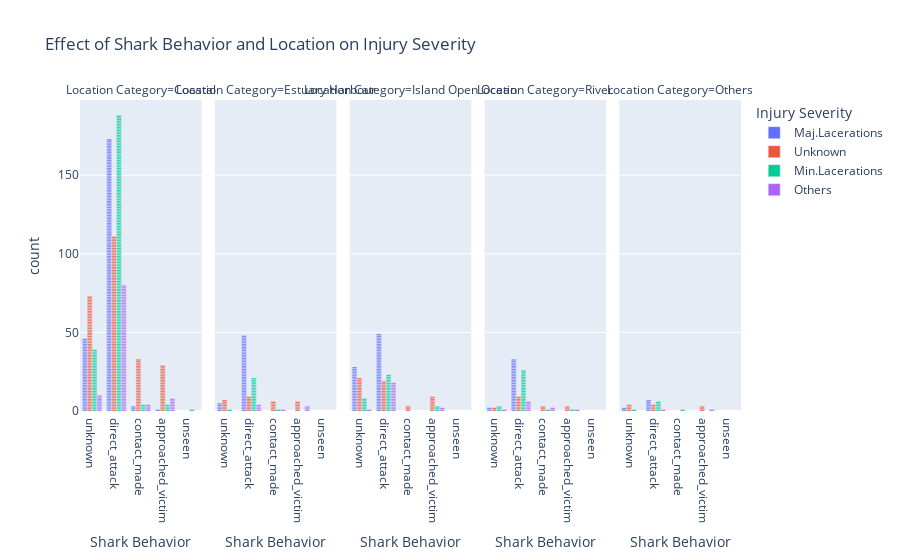

The cell this chart's notebook holds for it:
### Code cell
# Effect of Shark Behavior and Location on Injury Severity
behavior_severity_data = df[['shark_behaviour_generic', 'site_category_cleaned', 'injury_severity']].dropna()

# Create a grouped bar chart for behavior, location, and injury severity
severity_fig = px.bar(
    behavior_severity_data,
    x='shark_behaviour_generic',
    color='injury_severity',
    facet_col='site_category_cleaned',
    title='Effect of Shark Behavior and Location on Injury Severity',
    labels={
        'shark_behaviour_generic': 'Shark Behavior',
        'injury_severity': 'Injury Severity',
        'site_category_cleaned': 'Location Category'
    },
    barmode='group',
)

# Display the bar chart
severity_fig.show()

### Figure 1 — Plotly figure (JSON) as saved in the notebook; plotly's stock layout.template omitted (floating-point values rounded to 4 significant figures; data arrays with more than 128 entries replaced by an {"elided": "..."} marker saying what was removed)
{"data": [{"alignmentgroup": "True", "hovertemplate": "Injury Severity=Maj.Lacerations<br>Location Category=Coastal<br>Shark Behavior=%{x}<br>count=%{y}<extra></extra>", "legendgroup": "Maj.Lacerations", "marker": {"color": "#636efa", "pattern": {"shape": ""}}, "name": "Maj.Lacerations", "offsetgroup": "Maj.Lacerations", "orientation": "v", "showlegend": true, "textposition": "auto", "type": "bar", "x": {"elided": "223 str values"}, "xaxis": "x", "y": {"elided": "223 int values"}, "yaxis": "y"}, {"alignmentgroup": "True", "hovertemplate": "Injury Severity=Maj.Lacerations<br>Location Category=Estuary Harbour<br>Shark Behavior=%{x}<br>count=%{y}<extra></extra>", "legendgroup": "Maj.Lacerations", "marker": {"color": "#636efa", "pattern": {"shape": ""}}, "name": "Maj.Lacerations", "offsetgroup": "Maj.Lacerations", "orientation": "v", "showlegend": false, "textposition": "auto", "type": "bar", "x": ["unknown", "direct_attack", "direct_attack", "direct_attack", "direct_attack", "direct_attack", "direct_attack", "direct_attack", "direct_attack", "direct_attack", "direct_attack", "direct_attack", "direct_attack", "direct_attack", "direct_attack", "direct_attack", "direct_attack", "direct_attack", "direct_attack", "direct_attack", "direct_attack", "direct_attack", "direct_attack", "direct_attack", "direct_attack", "direct_attack", "direct_attack", "direct_attack", "direct_attack", "direct_attack", "direct_attack", "direct_attack", "unknown", "unknown", "direct_attack", "direct_attack", "direct_attack", "unknown", "direct_attack", "direct_attack", "direct_attack", "direct_attack", "direct_attack", "direct_attack", "direct_attack", "direct_attack", "direct_attack", "direct_attack", "direct_attack", "direct_attack", "unknown", "direct_attack", "direct_attack"], "xaxis": "x2", "y": [1, 1, 1, 1, 1, 1, 1, 1, 1, 1, 1, 1, 1, 1, 1, 1, 1, 1, 1, 1, 1, 1, 1, 1, 1, 1, 1, 1, 1, 1, 1, 1, 1, 1, 1, 1, 1, 1, 1, 1, 1, 1, 1, 1, 1, 1, 1, 1, 1, 1, 1, 1, 1], "yaxis": "y2"}, {"alignmentgroup": "True", "hovertemplate": "Injury Severity=Maj.Lacerations<br>Location Category=Island Open Ocean<br>Shark Behavior=%{x}<br>count=%{y}<extra></extra>", "legendgroup": "Maj.Lacerations", "marker": {"color": "#636efa", "pattern": {"shape": ""}}, "name": "Maj.Lacerations", "offsetgroup": "Maj.Lacerations", "orientation": "v", "showlegend": false, "textposition": "auto", "type": "bar", "x": ["direct_attack", "direct_attack", "direct_attack", "direct_attack", "unknown", "unknown", "direct_attack", "direct_attack", "direct_attack", "direct_attack", "direct_attack", "direct_attack", "direct_attack", "direct_attack", "direct_attack", "unknown", "unknown", "unknown", "unknown", "direct_attack", "unknown", "unknown", "direct_attack", "unknown", "unknown", "unknown", "direct_attack", "unknown", "unknown", "unknown", "direct_attack", "direct_attack", "direct_attack", "direct_attack", "direct_attack", "unknown", "direct_attack", "direct_attack", "direct_attack", "direct_attack", "direct_attack", "direct_attack", "direct_attack", "direct_attack", "direct_attack", "unknown", "direct_attack", "direct_attack", "direct_attack", "direct_attack", "unknown", "direct_attack", "direct_attack", "direct_attack", "direct_attack", "direct_attack", "direct_attack", "direct_attack", "unknown", "unknown", "unknown", "unknown", "unknown", "direct_attack", "unknown", "direct_attack", "direct_attack", "direct_attack", "direct_attack", "direct_attack", "unknown", "direct_attack", "direct_attack", "unknown", "unknown", "unknown", "unknown"], "xaxis": "x3", "y": [1, 1, 1, 1, 1, 1, 1, 1, 1, 1, 1, 1, 1, 1, 1, 1, 1, 1, 1, 1, 1, 1, 1, 1, 1, 1, 1, 1, 1, 1, 1, 1, 1, 1, 1, 1, 1, 1, 1, 1, 1, 1, 1, 1, 1, 1, 1, 1, 1, 1, 1, 1, 1, 1, 1, 1, 1, 1, 1, 1, 1, 1, 1, 1, 1, 1, 1, 1, 1, 1, 1, 1, 1, 1, 1, 1, 1], "yaxis": "y3"}, {"alignmentgroup": "True", "hovertemplate": "Injury Severity=Maj.Lacerations<br>Location Category=River<br>Shark Behavior=%{x}<br>count=%{y}<extra></extra>", "legendgroup": "Maj.Lacerations", "marker": {"color": "#636efa", "pattern": {"shape": ""}}, "name": "Maj.Lacerations", "offsetgroup": "Maj.Lacerations", "orientation": "v", "showlegend": false, "textposition": "auto", "type": "bar", "x": ["direct_attack", "direct_attack", "direct_attack", "direct_attack", "direct_attack", "direct_attack", "direct_attack", "direct_attack", "direct_attack", "direct_attack", "direct_attack", "direct_attack", "direct_attack", "direct_attack", "direct_attack", "direct_attack", "direct_attack", "direct_attack", "direct_attack", "direct_attack", "direct_attack", "direct_attack", "direct_attack", "direct_attack", "direct_attack", "direct_attack", "direct_attack", "direct_attack", "direct_attack", "direct_attack", "direct_attack", "unknown", "direct_attack", "direct_attack", "unknown"], "xaxis": "x4", "y": [1, 1, 1, 1, 1, 1, 1, 1, 1, 1, 1, 1, 1, 1, 1, 1, 1, 1, 1, 1, 1, 1, 1, 1, 1, 1, 1, 1, 1, 1, 1, 1, 1, 1, 1], "yaxis": "y4"}, {"alignmentgroup": "True", "hovertemplate": "Injury Severity=Maj.Lacerations<br>Location Category=Others<br>Shark Behavior=%{x}<br>count=%{y}<extra></extra>", "legendgroup": "Maj.Lacerations", "marker": {"color": "#636efa", "pattern": {"shape": ""}}, "name": "Maj.Lacerations", "offsetgroup": "Maj.Lacerations", "orientation": "v", "showlegend": false, "textposition": "auto", "type": "bar", "x": ["direct_attack", "direct_attack", "direct_attack", "direct_attack", "direct_attack", "direct_attack", "direct_attack", "unknown", "unknown"], "xaxis": "x5", "y": [1, 1, 1, 1, 1, 1, 1, 1, 1], "yaxis": "y5"}, {"alignmentgroup": "True", "hovertemplate": "Injury Severity=Unknown<br>Location Category=Coastal<br>Shark Behavior=%{x}<br>count=%{y}<extra></extra>", "legendgroup": "Unknown", "marker": {"color": "#EF553B", "pattern": {"shape": ""}}, "name": "Unknown", "offsetgroup": "Unknown", "orientation": "v", "showlegend": true, "textposition": "auto", "type": "bar", "x": {"elided": "246 str values"}, "xaxis": "x", "y": {"elided": "246 int values"}, "yaxis": "y"}, {"alignmentgroup": "True", "hovertemplate": "Injury Severity=Unknown<br>Location Category=Estuary Harbour<br>Shark Behavior=%{x}<br>count=%{y}<extra></extra>", "legendgroup": "Unknown", "marker": {"color": "#EF553B", "pattern": {"shape": ""}}, "name": "Unknown", "offsetgroup": "Unknown", "orientation": "v", "showlegend": false, "textposition": "auto", "type": "bar", "x": ["approached_victim", "approached_victim", "direct_attack", "direct_attack", "approached_victim", "unknown", "approached_victim", "direct_attack", "unknown", "contact_made", "direct_attack", "direct_attack", "unknown", "approached_victim", "direct_attack", "approached_victim", "direct_attack", "contact_made", "direct_attack", "direct_attack", "contact_made", "contact_made", "unknown", "unknown", "unknown", "contact_made", "contact_made", "unknown"], "xaxis": "x2", "y": [1, 1, 1, 1, 1, 1, 1, 1, 1, 1, 1, 1, 1, 1, 1, 1, 1, 1, 1, 1, 1, 1, 1, 1, 1, 1, 1, 1], "yaxis": "y2"}, {"alignmentgroup": "True", "hovertemplate": "Injury Severity=Unknown<br>Location Category=Island Open Ocean<br>Shark Behavior=%{x}<br>count=%{y}<extra></extra>", "legendgroup": "Unknown", "marker": {"color": "#EF553B", "pattern": {"shape": ""}}, "name": "Unknown", "offsetgroup": "Unknown", "orientation": "v", "showlegend": false, "textposition": "auto", "type": "bar", "x": ["direct_attack", "unknown", "direct_attack", "direct_attack", "unknown", "unknown", "unknown", "unknown", "unknown", "unknown", "unknown", "unknown", "direct_attack", "unknown", "unknown", "unknown", "direct_attack", "direct_attack", "unknown", "direct_attack", "approached_victim", "direct_attack", "direct_attack", "approached_victim", "unknown", "contact_made", "direct_attack", "approached_victim", "direct_attack", "approached_victim", "direct_attack", "approached_victim", "approached_victim", "direct_attack", "approached_victim", "direct_attack", "direct_attack", "direct_attack", "approached_victim", "direct_attack", "contact_made", "direct_attack", "direct_attack", "unknown", "contact_made", "unknown", "unknown", "approached_victim", "unknown", "unknown", "unknown", "unknown"], "xaxis": "x3", "y": [1, 1, 1, 1, 1, 1, 1, 1, 1, 1, 1, 1, 1, 1, 1, 1, 1, 1, 1, 1, 1, 1, 1, 1, 1, 1, 1, 1, 1, 1, 1, 1, 1, 1, 1, 1, 1, 1, 1, 1, 1, 1, 1, 1, 1, 1, 1, 1, 1, 1, 1, 1], "yaxis": "y3"}, {"alignmentgroup": "True", "hovertemplate": "Injury Severity=Unknown<br>Location Category=River<br>Shark Behavior=%{x}<br>count=%{y}<extra></extra>", "legendgroup": "Unknown", "marker": {"color": "#EF553B", "pattern": {"shape": ""}}, "name": "Unknown", "offsetgroup": "Unknown", "orientation": "v", "showlegend": false, "textposition": "auto", "type": "bar", "x": ["direct_attack", "direct_attack", "direct_attack", "contact_made", "direct_attack", "direct_attack", "direct_attack", "contact_made", "unknown", "approached_victim", "approached_victim", "contact_made", "direct_attack", "direct_attack", "direct_attack", "approached_victim", "unknown"], "xaxis": "x4", "y": [1, 1, 1, 1, 1, 1, 1, 1, 1, 1, 1, 1, 1, 1, 1, 1, 1], "yaxis": "y4"}, {"alignmentgroup": "True", "hovertemplate": "Injury Severity=Unknown<br>Location Category=Others<br>Shark Behavior=%{x}<br>count=%{y}<extra></extra>", "legendgroup": "Unknown", "marker": {"color": "#EF553B", "pattern": {"shape": ""}}, "name": "Unknown", "offsetgroup": "Unknown", "orientation": "v", "showlegend": false, "textposition": "auto", "type": "bar", "x": ["unknown", "direct_attack", "unknown", "direct_attack", "direct_attack", "approached_victim", "direct_attack", "approached_victim", "approached_victim", "unknown", "unknown"], "xaxis": "x5", "y": [1, 1, 1, 1, 1, 1, 1, 1, 1, 1, 1], "yaxis": "y5"}, {"alignmentgroup": "True", "hovertemplate": "Injury Severity=Min.Lacerations<br>Location Category=Coastal<br>Shark Behavior=%{x}<br>count=%{y}<extra></extra>", "legendgroup": "Min.Lacerations", "marker": {"color": "#00cc96", "pattern": {"shape": ""}}, "name": "Min.Lacerations", "offsetgroup": "Min.Lacerations", "orientation": "v", "showlegend": true, "textposition": "auto", "type": "bar", "x": {"elided": "236 str values"}, "xaxis": "x", "y": {"elided": "236 int values"}, "yaxis": "y"}, {"alignmentgroup": "True", "hovertemplate": "Injury Severity=Min.Lacerations<br>Location Category=Estuary Harbour<br>Shark Behavior=%{x}<br>count=%{y}<extra></extra>", "legendgroup": "Min.Lacerations", "marker": {"color": "#00cc96", "pattern": {"shape": ""}}, "name": "Min.Lacerations", "offsetgroup": "Min.Lacerations", "orientation": "v", "showlegend": false, "textposition": "auto", "type": "bar", "x": ["direct_attack", "direct_attack", "direct_attack", "direct_attack", "direct_attack", "direct_attack", "direct_attack", "direct_attack", "direct_attack", "direct_attack", "direct_attack", "direct_attack", "direct_attack", "direct_attack", "direct_attack", "direct_attack", "direct_attack", "direct_attack", "direct_attack", "contact_made", "direct_attack", "direct_attack", "unknown"], "xaxis": "x2", "y": [1, 1, 1, 1, 1, 1, 1, 1, 1, 1, 1, 1, 1, 1, 1, 1, 1, 1, 1, 1, 1, 1, 1], "yaxis": "y2"}, {"alignmentgroup": "True", "hovertemplate": "Injury Severity=Min.Lacerations<br>Location Category=Island Open Ocean<br>Shark Behavior=%{x}<br>count=%{y}<extra></extra>", "legendgroup": "Min.Lacerations", "marker": {"color": "#00cc96", "pattern": {"shape": ""}}, "name": "Min.Lacerations", "offsetgroup": "Min.Lacerations", "orientation": "v", "showlegend": false, "textposition": "auto", "type": "bar", "x": ["direct_attack", "direct_attack", "direct_attack", "direct_attack", "unknown", "direct_attack", "direct_attack", "unknown", "direct_attack", "direct_attack", "direct_attack", "direct_attack", "direct_attack", "approached_victim", "direct_attack", "unknown", "approached_victim", "approached_victim", "unknown", "direct_attack", "direct_attack", "direct_attack", "direct_attack", "unknown", "direct_attack", "direct_attack", "direct_attack", "direct_attack", "direct_attack", "direct_attack", "direct_attack", "unknown", "unknown", "unknown"], "xaxis": "x3", "y": [1, 1, 1, 1, 1, 1, 1, 1, 1, 1, 1, 1, 1, 1, 1, 1, 1, 1, 1, 1, 1, 1, 1, 1, 1, 1, 1, 1, 1, 1, 1, 1, 1, 1], "yaxis": "y3"}, {"alignmentgroup": "True", "hovertemplate": "Injury Severity=Min.Lacerations<br>Location Category=River<br>Shark Behavior=%{x}<br>count=%{y}<extra></extra>", "legendgroup": "Min.Lacerations", "marker": {"color": "#00cc96", "pattern": {"shape": ""}}, "name": "Min.Lacerations", "offsetgroup": "Min.Lacerations", "orientation": "v", "showlegend": false, "textposition": "auto", "type": "bar", "x": ["direct_attack", "direct_attack", "direct_attack", "direct_attack", "direct_attack", "direct_attack", "direct_attack", "direct_attack", "direct_attack", "direct_attack", "direct_attack", "direct_attack", "direct_attack", "direct_attack", "direct_attack", "direct_attack", "direct_attack", "direct_attack", "unknown", "direct_attack", "direct_attack", "direct_attack", "unknown", "direct_attack", "unknown", "approached_victim", "direct_attack", "contact_made", "direct_attack", "direct_attack", "direct_attack"], "xaxis": "x4", "y": [1, 1, 1, 1, 1, 1, 1, 1, 1, 1, 1, 1, 1, 1, 1, 1, 1, 1, 1, 1, 1, 1, 1, 1, 1, 1, 1, 1, 1, 1, 1], "yaxis": "y4"}, {"alignmentgroup": "True", "hovertemplate": "Injury Severity=Min.Lacerations<br>Location Category=Others<br>Shark Behavior=%{x}<br>count=%{y}<extra></extra>", "legendgroup": "Min.Lacerations", "marker": {"color": "#00cc96", "pattern": {"shape": ""}}, "name": "Min.Lacerations", "offsetgroup": "Min.Lacerations", "orientation": "v", "showlegend": false, "textposition": "auto", "type": "bar", "x": ["direct_attack", "direct_attack", "direct_attack", "direct_attack", "contact_made", "direct_attack", "direct_attack", "unknown"], "xaxis": "x5", "y": [1, 1, 1, 1, 1, 1, 1, 1], "yaxis": "y5"}, {"alignmentgroup": "True", "hovertemplate": "Injury Severity=Others<br>Location Category=Coastal<br>Shark Behavior=%{x}<br>count=%{y}<extra></extra>", "legendgroup": "Others", "marker": {"color": "#ab63fa", "pattern": {"shape": ""}}, "name": "Others", "offsetgroup": "Others", "orientation": "v", "showlegend": true, "textposition": "auto", "type": "bar", "x": ["direct_attack", "approached_victim", "direct_attack", "approached_victim", "direct_attack", "direct_attack", "direct_attack", "direct_attack", "direct_attack", "direct_attack", "approached_victim", "unknown", "approached_victim", "direct_attack", "approached_victim", "contact_made", "direct_attack", "direct_attack", "direct_attack", "direct_attack", "approached_victim", "unknown", "direct_attack", "direct_attack", "direct_attack", "unknown", "direct_attack", "unknown", "direct_attack", "direct_attack", "direct_attack", "direct_attack", "unknown", "unknown", "direct_attack", "direct_attack", "direct_attack", "direct_attack", "direct_attack", "direct_attack", "direct_attack", "direct_attack", "direct_attack", "direct_attack", "direct_attack", "direct_attack", "direct_attack", "direct_attack", "direct_attack", "direct_attack", "direct_attack", "direct_attack", "direct_attack", "direct_attack", "direct_attack", "direct_attack", "direct_attack", "direct_attack", "direct_attack", "direct_attack", "direct_attack", "approached_victim", "direct_attack", "direct_attack", "direct_attack", "direct_attack", "direct_attack", "direct_attack", "direct_attack", "direct_attack", "direct_attack", "direct_attack", "direct_attack", "direct_attack", "direct_attack", "direct_attack", "direct_attack", "direct_attack", "direct_attack", "direct_attack", "direct_attack", "direct_attack", "direct_attack", "direct_attack", "direct_attack", "contact_made", "direct_attack", "contact_made", "direct_attack", "direct_attack", "direct_attack", "direct_attack", "direct_attack", "direct_attack", "contact_made", "direct_attack", "direct_attack", "unknown", "approached_victim", "unknown", "unknown", "unknown"], "xaxis": "x", "y": [1, 1, 1, 1, 1, 1, 1, 1, 1, 1, 1, 1, 1, 1, 1, 1, 1, 1, 1, 1, 1, 1, 1, 1, 1, 1, 1, 1, 1, 1, 1, 1, 1, 1, 1, 1, 1, 1, 1, 1, 1, 1, 1, 1, 1, 1, 1, 1, 1, 1, 1, 1, 1, 1, 1, 1, 1, 1, 1, 1, 1, 1, 1, 1, 1, 1, 1, 1, 1, 1, 1, 1, 1, 1, 1, 1, 1, 1, 1, 1, 1, 1, 1, 1, 1, 1, 1, 1, 1, 1, 1, 1, 1, 1, 1, 1, 1, 1, 1, 1, 1, 1], "yaxis": "y"}, {"alignmentgroup": "True", "hovertemplate": "Injury Severity=Others<br>Location Category=Estuary Harbour<br>Shark Behavior=%{x}<br>count=%{y}<extra></extra>", "legendgroup": "Others", "marker": {"color": "#ab63fa", "pattern": {"shape": ""}}, "name": "Others", "offsetgroup": "Others", "orientation": "v", "showlegend": false, "textposition": "auto", "type": "bar", "x": ["approached_victim", "approached_victim", "approached_victim", "direct_attack", "direct_attack", "contact_made", "direct_attack", "direct_attack"], "xaxis": "x2", "y": [1, 1, 1, 1, 1, 1, 1, 1], "yaxis": "y2"}, {"alignmentgroup": "True", "hovertemplate": "Injury Severity=Others<br>Location Category=Island Open Ocean<br>Shark Behavior=%{x}<br>count=%{y}<extra></extra>", "legendgroup": "Others", "marker": {"color": "#ab63fa", "pattern": {"shape": ""}}, "name": "Others", "offsetgroup": "Others", "orientation": "v", "showlegend": false, "textposition": "auto", "type": "bar", "x": ["approached_victim", "direct_attack", "unknown", "direct_attack", "approached_victim", "direct_attack", "direct_attack", "direct_attack", "direct_attack", "direct_attack", "direct_attack", "direct_attack", "direct_attack", "direct_attack", "direct_attack", "direct_attack", "direct_attack", "direct_attack", "direct_attack", "direct_attack", "direct_attack"], "xaxis": "x3", "y": [1, 1, 1, 1, 1, 1, 1, 1, 1, 1, 1, 1, 1, 1, 1, 1, 1, 1, 1, 1, 1], "yaxis": "y3"}, {"alignmentgroup": "True", "hovertemplate": "Injury Severity=Others<br>Location Category=River<br>Shark Behavior=%{x}<br>count=%{y}<extra></extra>", "legendgroup": "Others", "marker": {"color": "#ab63fa", "pattern": {"shape": ""}}, "name": "Others", "offsetgroup": "Others", "orientation": "v", "showlegend": false, "textposition": "auto", "type": "bar", "x": ["direct_attack", "direct_attack", "direct_attack", "direct_attack", "contact_made", "approached_victim", "contact_made", "direct_attack", "direct_attack", "unknown"], "xaxis": "x4", "y": [1, 1, 1, 1, 1, 1, 1, 1, 1, 1], "yaxis": "y4"}, {"alignmentgroup": "True", "hovertemplate": "Injury Severity=Others<br>Location Category=Others<br>Shark Behavior=%{x}<br>count=%{y}<extra></extra>", "legendgroup": "Others", "marker": {"color": "#ab63fa", "pattern": {"shape": ""}}, "name": "Others", "offsetgroup": "Others", "orientation": "v", "showlegend": false, "textposition": "auto", "type": "bar", "x": ["direct_attack", "approached_victim"], "xaxis": "x5", "y": [1, 1], "yaxis": "y5"}], "layout": {"annotations": [{"font": {}, "showarrow": false, "text": "Location Category=Coastal", "x": 0.092, "xanchor": "center", "xref": "paper", "y": 1, "yanchor": "bottom", "yref": "paper"}, {"font": {}, "showarrow": false, "text": "Location Category=Estuary Harbour", "x": 0.296, "xanchor": "center", "xref": "paper", "y": 1, "yanchor": "bottom", "yref": "paper"}, {"font": {}, "showarrow": false, "text": "Location Category=Island Open Ocean", "x": 0.5, "xanchor": "center", "xref": "paper", "y": 1, "yanchor": "bottom", "yref": "paper"}, {"font": {}, "showarrow": false, "text": "Location Category=River", "x": 0.704, "xanchor": "center", "xref": "paper", "y": 1, "yanchor": "bottom", "yref": "paper"}, {"font": {}, "showarrow": false, "text": "Location Category=Others", "x": 0.908, "xanchor": "center", "xref": "paper", "y": 1, "yanchor": "bottom", "yref": "paper"}], "barmode": "group", "legend": {"title": {"text": "Injury Severity"}, "tracegroupgap": 0}, "title": {"text": "Effect of Shark Behavior and Location on Injury Severity"}, "xaxis": {"anchor": "y", "domain": [0, 0.184], "title": {"text": "Shark Behavior"}}, "xaxis2": {"anchor": "y2", "domain": [0.204, 0.388], "matches": "x", "title": {"text": "Shark Behavior"}}, "xaxis3": {"anchor": "y3", "domain": [0.408, 0.592], "matches": "x", "title": {"text": "Shark Behavior"}}, "xaxis4": {"anchor": "y4", "domain": [0.612, 0.796], "matches": "x", "title": {"text": "Shark Behavior"}}, "xaxis5": {"anchor": "y5", "domain": [0.816, 1], "matches": "x", "title": {"text": "Shark Behavior"}}, "yaxis": {"anchor": "x", "domain": [0, 1], "title": {"text": "count"}}, "yaxis2": {"anchor": "x2", "domain": [0, 1], "matches": "y", "showticklabels": false}, "yaxis3": {"anchor": "x3", "domain": [0, 1], "matches": "y", "showticklabels": false}, "yaxis4": {"anchor": "x4", "domain": [0, 1], "matches": "y", "showticklabels": false}, "yaxis5": {"anchor": "x5", "domain": [0, 1], "matches": "y", "showticklabels": false}}}
